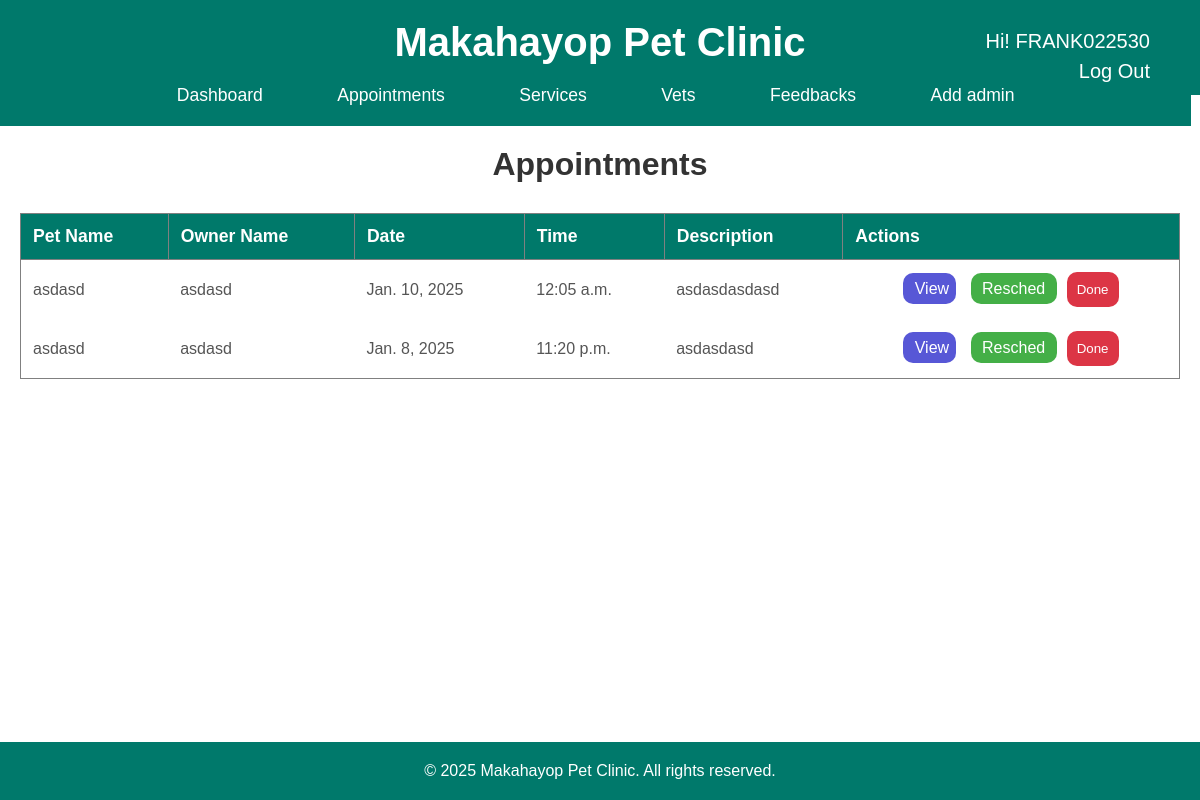
The app's page /appointment/ (signed in), older data.
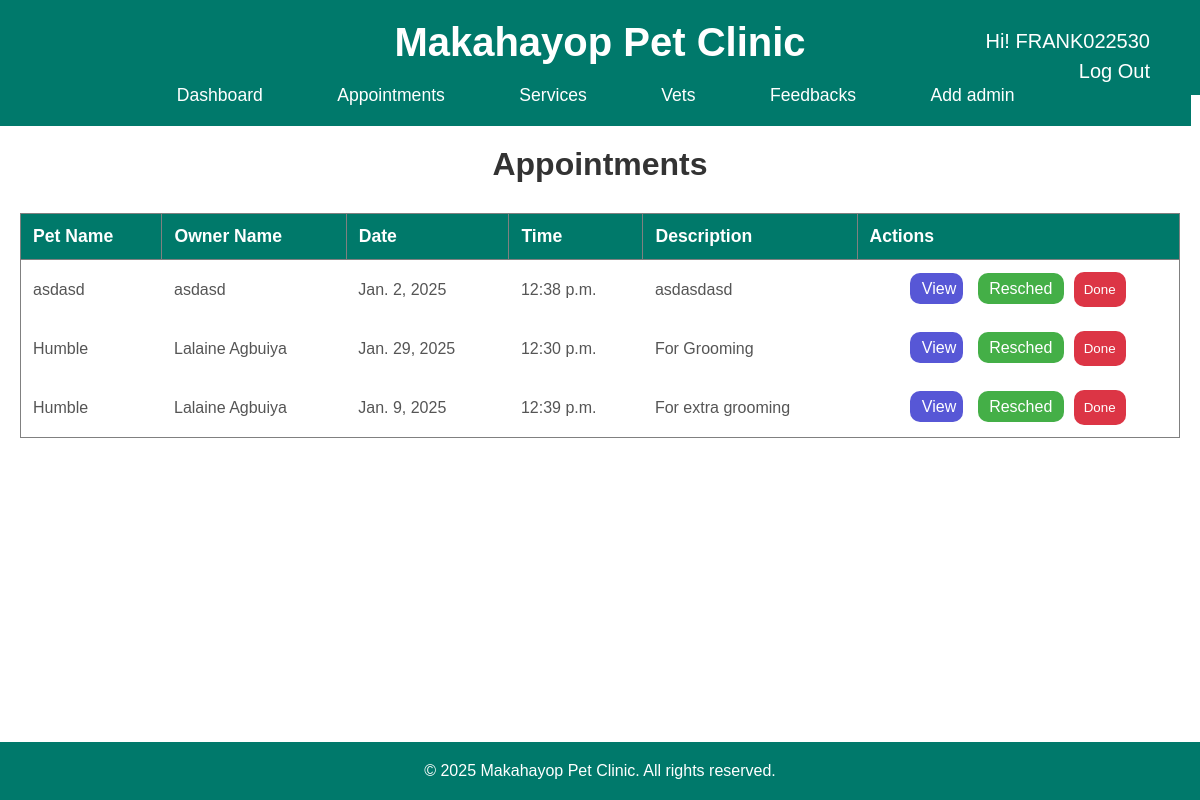
The same page, newer data.
### makahayopclinic/models.py (models this page shows, shortened)
class Appointment(models.Model):
    pet_name = models.CharField(max_length=100)
    owner_name = models.CharField(max_length=100)
    date = models.DateField()
    time = models.TimeField()
    description = models.TextField()

### makahayopclinic/views.py (the view)
# urls.py: path('appointment/', views.appointment_list, name='appointment_list'),
@login_required
def appointment_list(request):
    appointments = Appointment.objects.all()
    return render(request, 'appointment/appointment_list.html', {'appointments': appointments})

### makahayopclinic/templates/appointment/appointment_list.html (shortened to what this page needs)
{% extends 'base.html' %}
{% load static %}
{% block content %}
{% block head %}
{% include 'header.html' %}
<link rel="stylesheet" href="{% static 'css/tables.css' %}">
    {% endblock %}
<h1 class="-header">Appointments</h1>
<table border="1">
    <thead>
        <tr>
            <th>Pet Name</th>
            <th>Owner Name</th>
            <th>Date</th>
            <th>Time</th>
            <th>Description</th>
            <th>Actions</th>
        </tr>
    </thead>
    <tbody>
        {% for appointment in appointments %}
            <tr>
                <td>{{ appointment.pet_name }}</td>
                <td>{{ appointment.owner_name }}</td>
                <td>{{ appointment.date }}</td>
                <td>{{ appointment.time }}</td>
                <td>{{ appointment.description }}</td>
                <td>
                    <a style="background-color: rgb(87, 87, 214); color: white; padding:7px; border: none; border-radius: 10px; text-decoration: none; margin-right: 10px;" href="{% url 'appointment_detail' appointment.pk %}">&nbsp;View</a>
                    <a style="background-color: #44af47;color:  white; padding:7px; border: none; border-radius: 10px; text-decoration: none; margin-right: 10px;" href="{% url 'appointment_update' appointment.pk %}">&nbsp;Resched </a>
                    <form action="{% url 'appointment_delete' appointment.pk %}" method="post" style="display:inline;">
                        <button style="background-color: #dc3545; color: white; padding: 10px; border: none; border-radius: 10px;" type="submit" onclick="return confirm('Are you sure you want to remove this appointment?');">Done</button>
                    </form>
                </td>
            </tr>
        {% endfor %}
    </tbody>
</table>
{% endblock %}

Row changes from the older to the newer data that the page shows:
removed Appointment: pet_name "asdasd", owner_name "asdasd", date "Jan. 10, 2025", time "12:05 a.m.", description "asdasdasdasd"
changed Appointment "asdasd": date "Jan. 8, 2025" → "Jan. 2, 2025"; time "11:20 p.m." → "12:38 p.m."
added Appointment: pet_name "Humble", owner_name "Lalaine Agbuiya", date "Jan. 29, 2025", time "12:30 p.m.", description "For Grooming"
added Appointment: pet_name "Humble", owner_name "Lalaine Agbuiya", date "Jan. 9, 2025", time "12:39 p.m.", description "For extra grooming"
